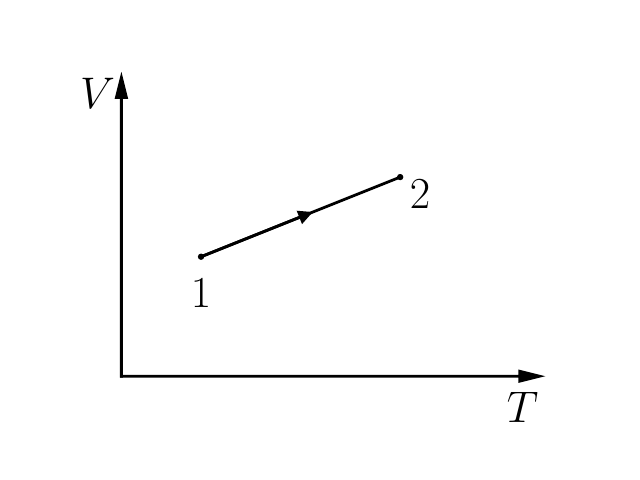

Python code for this plot:
from MKT import *

axes = Axes(10, 'V/$V$', 'T/$T$', ltx=True, fontsize=32, yratio=0.7)

v1 = (3, '')
v2 = (5, '')
t1 = (2, '')
t2 = (7, '')
state1 = State(axes, v=v1, t=t1, xtick=False, ytick=False, patch='$1$', patch_pos='BB')
state2 = State(axes, v=v2, t=t2, xtick=False, ytick=False, patch='$2$', patch_pos='BR')

axes.process(state1, state2)

axes.marker(state1, ms=7)
axes.marker(state2, ms=7)


#savefig('8.28.pdf')
show()
